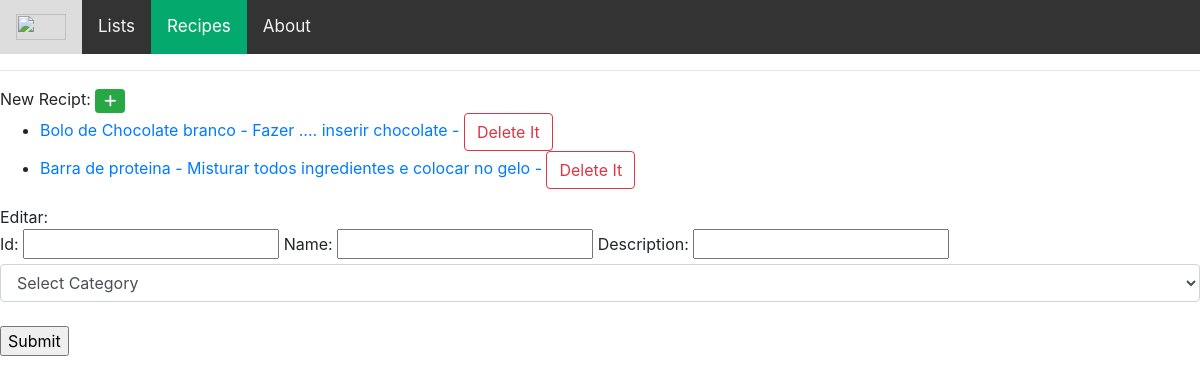
Page /recipes/ on the earlier database version.
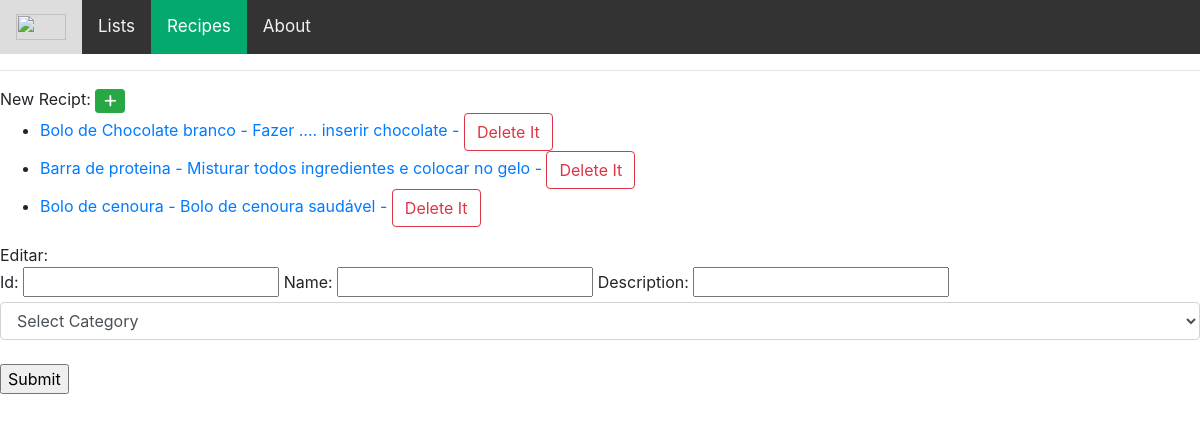
Same page on the later database version.
### List/models.py (models this page shows, shortened)
class Recipt(models.Model):
    name = models.CharField(max_length=50)
    description = models.CharField(max_length=500)
    tagCategory = models.ForeignKey(TagRecipt, on_delete=models.SET_NULL, null=True)

### List/views.py (the view)
# urls.py: path('recipes/', views.recipes, name='recipes'),
def recipes(request):
    products = Product.objects.all
    lists = List.objects.all
    categories = Category.objects.all
    tagRecipts = TagRecipt.objects.all
    recipts = Recipt.objects.all
    context = {
        'prods': products,
        'lists': lists,
        'categories': categories,
        'tagRecipts': tagRecipts,
        'recipts': recipts,
    }
    return render(request, 'recipes.html', context)

### List/templates/recipes.html (shortened to what this page needs)
{% extends 'main.html' %}
{% block content %}
New Recipt: <button class="btn btn-success btn-sm" data-toggle="modal" data-target="#ModalRecipt" onclick="showModal()"><i class="fa fa-plus"></i></button>
<ul>
    {% for recipt in recipts %}
        <li> <a href="{% url 'show_recipt' recipt.id %}"> {{recipt.name}} - {{recipt.description}} - {{recipt.category}}</a>
            <a class="btn btn-outline-danger" href="{% url 'delete_recipt' pk=recipt.id %}">Delete It</a>
        </li>
    {% endfor %}
    </ul>
Editar:
<form action="/edit_recipt/" method="post">
    <label for="id"> Id:</label>
    <input id="id" type="text" name="id" value="">
    <label for="name"> Name:</label>
    <input id="name" type="text" name="name" value="">
    <label for="description">Description: </label>
    <input id="description" type="text" name="description" value="">
    <select class="form-control mb-4" name="tagCategory">
        <option selected disabled>Select Category</option>
    </select>
    <input type="submit" value="Submit">
</form>
{% endblock content %}

Differences in the rows shown:
added Recipt: name "Bolo de cenoura", description "Bolo de cenoura saudável"
